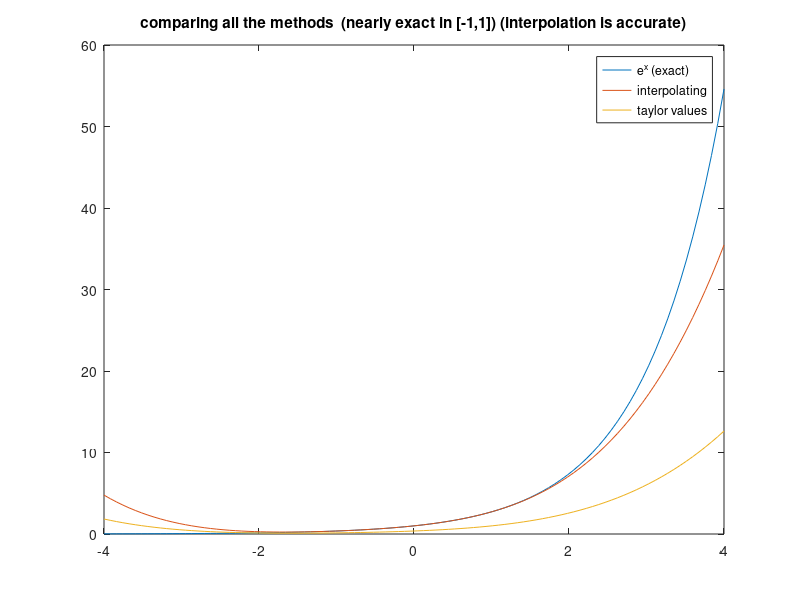

Here is the MATLAB script that generated this plot:
clear all;
pts=100;

test_x_start=-4
test_x_end=4

input_x_start=-1
input_x_end=1

xmanypts=linspace(test_x_start,test_x_end,pts);
y1=exp(xmanypts);
plot(xmanypts,y1);   % plotting e^x
% above were the true fucntion values




%now the interpolating polynomial
x=linspace(input_x_start,input_x_end,5);
n=5;   % number of data points we have
y=zeros(n,1);
for i=1:n
    y(i)=exp(x(i));   % and their true value for those 5 data points
end



% now we are interpolating this using above 5 points
% and checking them with 100 data points in this range
z=linspace(test_x_start,test_x_end,pts);
interpolate=zeros(pts,1);
% lagrange interpolating polynomial
%initialization


%for every point using the interpolation formula

for  i=1: pts
   p=z(i); %point
   
       inter=0;
   for j=1:n
      
       inner_value=1;
       for k=1:n
           if(k==j)
               continue
           end
           inner_value=inner_value*(p-x(k))/(x(j)-x(k));
           % finding lagrange polynomial
       end
       inter=inter +inner_value*y(j);
       
   end
   interpolate(i)=inter;
end


hold on
plot(z,interpolate);


% now we are implementing taylor series
% and checking them with 100 data points in this range
z=linspace(test_x_start,test_x_end,pts);
taylor=zeros(pts,1);

% taylor series
%for every point using the taylor series

for  i=1: pts
   p=z(i); %point
   x0=0;  %index =1
   idx=1; %index of X0
   h= p-x0;  %difference between p and X0
   % here, any higher order differentiation is simply the function itself
   taylor_value= y(idx) + h*y(idx)+ (h^2)*y(idx)/2 + (h^3)*y(idx)/6 +(h^4)*y(idx)/24 ;
   taylor(i)=taylor_value;
end


hold on;
plot(z,taylor);
legend('e^x (exact)','interpolating','taylor values');
title('comparing all the methods  (nearly exact in [-1,1]) (interpolation is accurate)');
%interpolation is more accurate



